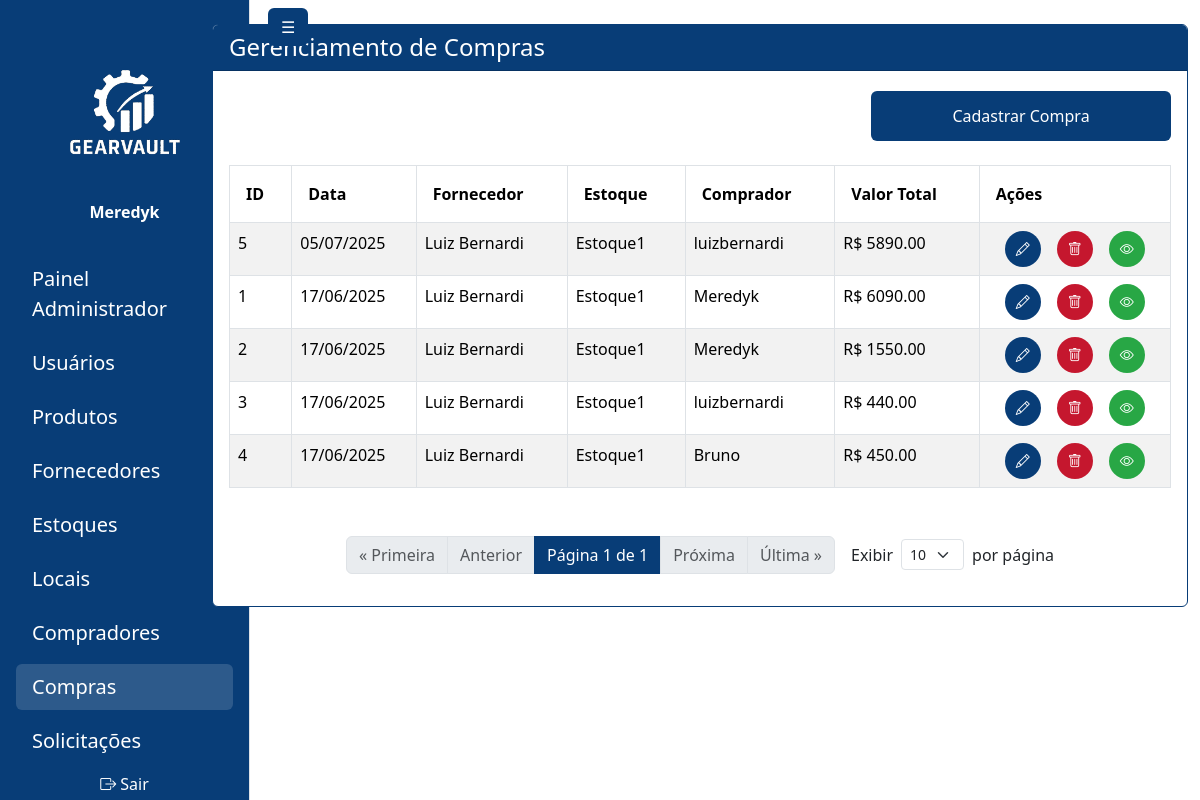
/administrador/compras/ (signed in), run on the app's committed database.
### gearvault/models.py (models this page shows, shortened)
class Compra(models.Model):
    estoque = models.ForeignKey('Estoque', on_delete=models.PROTECT, related_name='compras')
    data = models.DateField(auto_now_add=True)
    fornecedor = models.ForeignKey(Fornecedor, on_delete=models.PROTECT)
    comprador = models.ForeignKey(Comprador, on_delete=models.PROTECT)
    invoice = models.FileField(upload_to='invoices/', blank=True, null=True)
    @property
    def valor_total(self):
        return sum(item.quantidade * item.valor_unitario for item in self.itens.all())

class Fornecedor(models.Model):
    nome = models.CharField(max_length=255)
    cnpj = models.CharField(  max_length=14, validators=[
        MinLengthValidator(14),
            MaxLengthValidator(14)
        ], blank=False, null=False)
    email = models.EmailField(blank=False, null=False)
    telefone = models.CharField(max_length=11,  validators=[
            MinLengthValidator(11),
            MaxLengthValidator(11)
        ], blank=False, null=False)
    endereco = models.ForeignKey(Endereco, on_delete=models.SET_NULL, blank=False, null=True)

class Estoque(models.Model):
    nome = models.CharField(max_length=255)
    descricao = models.TextField(blank=True, null=True)

class Comprador(models.Model):
    user = models.OneToOneField(get_user_model(), on_delete=models.CASCADE)

class ItemCompra(models.Model):
    compra = models.ForeignKey(
        Compra, on_delete=models.CASCADE, related_name='itens')
    produto = models.ForeignKey(Produto, on_delete=models.PROTECT)
    local = models.ForeignKey(LocalArmazenamento, on_delete=models.PROTECT)
    quantidade = models.PositiveIntegerField()
    valor_unitario = models.DecimalField(max_digits=10, decimal_places=2)
    class Meta:
        managed = True
        verbose_name = 'Item da Compra'
        verbose_name_plural = 'Itens da Compra'

### gearvault/views.py (the view, shortened to what this page needs)
# urls.py: path('compras/', views.admin_compra_list, name='admin_compra_list'),
@login_required
def admin_compra_list(request):
    if not request.user.is_authenticated or getattr(request.user.profile, 'role', None) != 'ADMIN':
        return redirect('login')
    per_page = int(request.GET.get('per_page', 10))
    compras = Compra.objects.select_related('estoque', 'fornecedor', 'comprador', 'comprador__user').prefetch_related('itens__produto', 'itens__local').order_by('-data')
    paginator = Paginator(compras, per_page)
    page_number = request.GET.get('page')
    compras_page = paginator.get_page(page_number)
    estoques = Estoque.objects.all()
    fornecedores = Fornecedor.objects.all()
    compradores = Comprador.objects.select_related('user').all()
    produtos = Produto.objects.all()
    locais = LocalArmazenamento.objects.select_related('estoque').all()
    context = {
        'sidebar_links': get_sidebar_links(request.user),
        'compras': compras_page,
        'estoques': estoques,
        'fornecedores': fornecedores,
        'compradores': compradores,
        'produtos': produtos,
        'locais': locais,
    }
    return render(request, 'pages/admin/compra_list.html', context)

### gearvault/views.py (called while the page is built, shortened)
def get_sidebar_links(user):
    role = getattr(user.profile, 'role', None)
    if role == 'ADMIN':
        return [
            {'url': '/administrador/painel/', 'label': 'Painel Administrador'},
            {'url': '/administrador/usuarios/', 'label': 'Usuários'},
            {'url': '/administrador/produtos/', 'label': 'Produtos'},
            {'url': '/administrador/fornecedores/', 'label': 'Fornecedores'},
            {'url': '/administrador/estoques/', 'label': 'Estoques'},
            {'url': '/administrador/locais/', 'label': 'Locais'},
            {'url': '/administrador/compradores/', 'label': 'Compradores'},
            {'url': '/administrador/compras/', 'label': 'Compras'},
            {'url': '/administrador/solicitacoes/',
                'label': 'Solicitações'},
        ]
    return []

### gearvault/templates/pages/admin/compra_list.html (shortened to what this page needs)
{% extends 'base.html' %}
{% load static %}
{% block content %}
<div class="container-fluid" id="main-content-panel">
  <div class="row">
    <div class="col-md-2" id="sidebar-panel">
      {% include 'sidebar.html' %}
    </div>
    <div class="col-md-10" id="painel-content">
      <div class="card mt-4 mb-4" style="border: 1px solid #083D77;">
        <div class="card-header text-white" style="background-color: #083D77;">
          <h4 class="mb-0">Gerenciamento de Compras</h4>
        </div>
        <div class="card-body">
          <div class="d-flex justify-content-end mt-1">
            <button class="btn text-white" style="width: 300px; height: 50px; background-color: #083D77;" data-bs-toggle="modal" data-bs-target="#adicionarCompraModal">
              Cadastrar Compra
            </button>
          </div>
          <table class="table table-striped table-bordered mt-4">
            <thead>
              <tr>
                <th class="py-3 px-3">ID</th>
                <th class="py-3 px-3">Data</th>
                <th class="py-3 px-3">Fornecedor</th>
                <th class="py-3 px-3">Estoque</th>
                <th class="py-3 px-3">Comprador</th>
                <th class="py-3 px-3">Valor Total</th>
                <th class="py-3 px-3">Ações</th>
              </tr>
            </thead>
            <tbody>
            {% for compra in compras %}
              <tr>
                <td class="py-2">{{ compra.id }}</td>
                <td class="py-2">{{ compra.data|date:"d/m/Y" }}</td>
                <td class="py-2">{{ compra.fornecedor.nome }}</td>
                <td class="py-2">{{ compra.estoque.nome }}</td>
                <td class="py-2">{{ compra.comprador.user.get_full_name|default:compra.comprador.user.username }}</td>
                <td class="py-2">R$ {{ compra.valor_total|floatformat:2 }}</td>
                <td class="py-2">
                <div class="d-flex gap-3 justify-content-center">
                  <button class="btn btn-sm rounded-circle d-inline-flex align-items-center text-white justify-content-center"
                    style="width: 36px; height: 36px; background-color: #083D77;"
                    data-bs-toggle="modal"
                    data-bs-target="#editarCompraModal"
                    data-compra-id="{{ compra.id }}"
                    data-estoque-id="{{ compra.estoque.id }}"
                    data-fornecedor-id="{{ compra.fornecedor.id }}"
                    data-comprador-id="{{ compra.comprador.id }}"
                    title="Editar">
                    <i class="bi bi-pencil"></i>
                  </button>
                  <button class="btn btn-sm rounded-circle d-inline-flex align-items-center justify-content-center text-white"
                    style="width: 36px; height: 36px; background-color: #c5172e;"
                    data-bs-toggle="modal"
                    data-bs-target="#excluirCompraModal"
                    data-compra-id="{{ compra.id }}"
                    data-compra-info="Compra #{{ compra.id }} - {{ compra.fornecedor.nome }}"
                    title="Excluir">
                    <i class="bi bi-trash"></i>
                  </button>
                  <a href="{% url 'admin_compra_detalhes_pagina' compra.id %}" class="btn btn-sm rounded-circle d-inline-flex align-items-center justify-content-center text-white"
                    style="width: 36px; height: 36px; background-color: #28a745;"
                    title="Ver Detalhes">
                    <i class="bi bi-eye"></i>
                  </a>
                </div>
               </td>
              </tr>
            {% empty %}
              <tr><td colspan="7">Nenhuma compra encontrada.</td></tr>
            {% endfor %}
            </tbody>
          </table>
          <div class="d-flex justify-content-center align-items-center mb-3 mt-5">
            <nav aria-label="Navegação de página" class="d-flex justify-content-center mb-0">
              <ul class="pagination mb-0">
                {% if compras.number > 1 %}
                  <li class="page-item"><a class="page-link" href="?page=1{% if request.GET.per_page %}&per_page={{ request.GET.per_page }}{% endif %}">« Primeira</a></li>
                {% else %}
                  <li class="page-item disabled"><span class="page-link">« Primeira</span></li>
                {% endif %}
                {% if compras.has_previous %}
                  <li class="page-item"><a class="page-link" href="?page={{ compras.previous_page_number }}{% if request.GET.per_page %}&per_page={{ request.GET.per_page }}{% endif %}">Anterior</a></li>
                {% else %}
                  <li class="page-item disabled"><span class="page-link">Anterior</span></li>
                {% endif %}
                <li class="page-item disabled">
                  <span class="page-link text-white" style="background-color: #083D77; border-color: #083D77;">
                    Página {{ compras.number }} de {{ compras.paginator.num_pages }}
                  </span>
                </li>
                {% if compras.has_next %}
                  <li class="page-item"><a class="page-link" href="?page={{ compras.next_page_number }}{% if request.GET.per_page %}&per_page={{ request.GET.per_page }}{% endif %}">Próxima</a></li>
                {% else %}
                  <li class="page-item disabled"><span class="page-link">Próxima</span></li>
                {% endif %}
                {% if compras.number < compras.paginator.num_pages %}
                  <li class="page-item"><a class="page-link" href="?page={{ compras.paginator.num_pages }}{% if request.GET.per_page %}&per_page={{ request.GET.per_page }}{% endif %}">Última »</a></li>
                {% else %}
                  <li class="page-item disabled"><span class="page-link">Última »</span></li>
                {% endif %}
              </ul>
            </nav>
            <form method="get" class="d-flex align-items-center ms-3" style="gap: 0.5rem;">
              <label for="per_page" class="mb-0">Exibir</label>
              <select name="per_page" id="per_page" class="form-select form-select-sm w-auto" onchange="this.form.submit()">
                <option value="10" {% if compras.paginator.per_page == 10 %}selected{% endif %}>10</option>
              </select>
              <span>por página</span>
            </form>
          </div>
        </div>
      </div>
    </div>
  </div>
</div>
{% endblock %}

### templates/sidebar.html (shortened to what this page needs)
{% load static %}
<div id="sidebar" class="position-fixed top-0 start-0 vh-100 text-white d-flex flex-column pt-5 border-end" style="background-color: #083D77; width: 250px; transition: transform 0.3s ease;">
  <div class="text-center mb-4 pt-3">
    <img src="{% static 'assets/LogoGearvaultBranco.png' %}" alt="Logo GearVault" style="width: 120px;" class="mb-3" />
    <strong class="d-block">{{ user.username }}</strong>
  </div>
  <nav class="flex-grow-1">
    <ul class="nav flex-column px-3">
      {% if sidebar_links %}
        {% for link in sidebar_links %}
          <li class="nav-item mt-2">
            <a href="{{ link.url }}" class="nav-link text-white fs-5 rounded px-3 py-2 link-hover{% if request.path == link.url %} active-link{% endif %}">{{ link.label }}</a>
          </li>
        {% endfor %}
      {% else %}
        <li class="nav-item text-white px-3">Nenhum link disponível</li>
      {% endif %}
    </ul>
  </nav>
  <div class="mt-auto">
    <a href="{% url 'logout' %}" class="text-white d-block px-3 py-2 pb-3 text-decoration-none text-center"><i class="bi bi-box-arrow-right"></i> Sair</a>
  </div>
</div>
<button id="toggleSidebarBtn" type="button" class="btn position-fixed top-0" style="background-color: #083D77;
  color: white; left: 260px; z-index: 1050; transition: left 0.3s ease; margin: 0.5rem;">☰</button>

### templates/sidebar.html (style rules this page uses)
.link-hover { transition: color 0.3s ease, background-color 0.3s ease; }
.link-hover:hover, .active-link { background-color: rgba(255, 255, 255, 0.15); text-decoration: none; }

### gearvault/templates/pages/admin/compra_list.html (style rules this page uses)
#painel-content { transition: width 0.3s cubic-bezier(0.4,0,0.2,1), margin-left 0.3s cubic-bezier(0.4,0,0.2,1); }
#sidebar-panel { transition: width 0.3s cubic-bezier(0.4,0,0.2,1), display 0.3s cubic-bezier(0.4,0,0.2,1); }

### data on the page
Compra: id "5", data "05/07/2025", fornecedor.nome "Luiz Bernardi", estoque.nome "Estoque1", comprador.user.get_full_name "luizbernardi", valor_total "5890.00"
Compra: id "1", data "17/06/2025", fornecedor.nome "Luiz Bernardi", estoque.nome "Estoque1", comprador.user.get_full_name "Meredyk", valor_total "6090.00"
Compra: id "2", data "17/06/2025", fornecedor.nome "Luiz Bernardi", estoque.nome "Estoque1", comprador.user.get_full_name "Meredyk", valor_total "1550.00"
Compra: id "3", data "17/06/2025", fornecedor.nome "Luiz Bernardi", estoque.nome "Estoque1", comprador.user.get_full_name "luizbernardi", valor_total "440.00"
Compra: id "4", data "17/06/2025", fornecedor.nome "Luiz Bernardi", estoque.nome "Estoque1", comprador.user.get_full_name "Bruno", valor_total "450.00"

### other printed values
{{ user.username }} "Meredyk"
{{ link.label }} "Painel Administrador" "Usuários" "Produtos" "Fornecedores" "Estoques" "Locais" "Compradores" "Compras" "Solicitações"
{{ compras.number }} "1"
{{ compras.paginator.num_pages }} "1"
